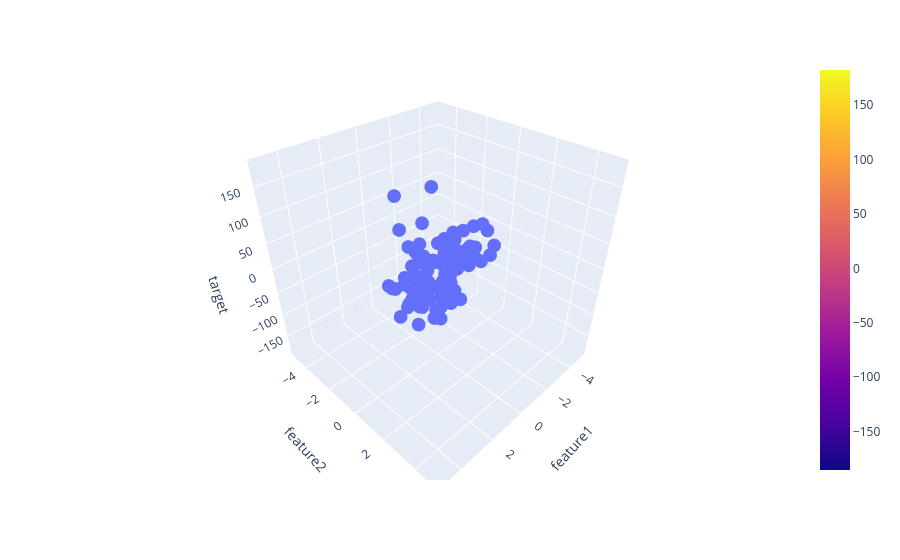

The notebook cell this image was saved under:
### Code cell
final = np.vstack((xGrid.ravel().reshape(1,100),yGrid.ravel().reshape(1,100))).T

fig = px.scatter_3d(df, x='feature1', y='feature2', z='target')

fig.add_trace(go.Surface(x = X, y = y, z =z ))

fig. show()
